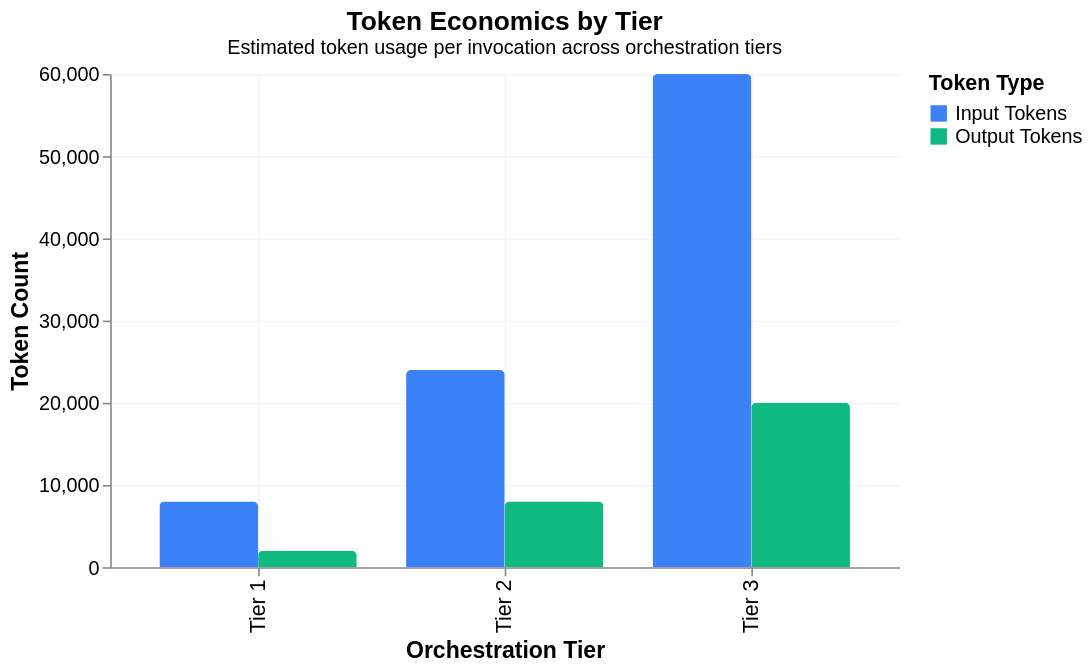

Vega-Lite specification stored for this chart:
### Vega-Lite specification from a JSON file in a GitHub repository (floating-point values rounded to 4 significant figures)
{"$schema": "https://vega.github.io/schema/vega-lite/v5.json", "title": {"text": "Token Economics by Tier", "subtitle": "Estimated token usage per invocation across orchestration tiers", "fontSize": 16, "subtitleFontSize": 12}, "width": 480, "height": 300, "data": {"values": [{"tier": "Tier 1", "tokenType": "Input Tokens", "tokens": 8000}, {"tier": "Tier 1", "tokenType": "Output Tokens", "tokens": 2000}, {"tier": "Tier 2", "tokenType": "Input Tokens", "tokens": 24000}, {"tier": "Tier 2", "tokenType": "Output Tokens", "tokens": 8000}, {"tier": "Tier 3", "tokenType": "Input Tokens", "tokens": 60000}, {"tier": "Tier 3", "tokenType": "Output Tokens", "tokens": 20000}]}, "mark": {"type": "bar", "cornerRadiusTopLeft": 3, "cornerRadiusTopRight": 3}, "encoding": {"x": {"field": "tier", "type": "nominal", "title": "Orchestration Tier", "axis": {"labelFontSize": 13, "titleFontSize": 14}}, "xOffset": {"field": "tokenType", "type": "nominal"}, "y": {"field": "tokens", "type": "quantitative", "title": "Token Count", "axis": {"labelFontSize": 12, "titleFontSize": 14, "format": ",.0f"}}, "color": {"field": "tokenType", "type": "nominal", "title": "Token Type", "scale": {"domain": ["Input Tokens", "Output Tokens"], "range": ["#3B82F6", "#10B981"]}, "legend": {"titleFontSize": 13, "labelFontSize": 12}}, "tooltip": [{"field": "tier", "title": "Tier"}, {"field": "tokenType", "title": "Type"}, {"field": "tokens", "title": "Tokens", "format": ",.0f"}]}, "config": {"view": {"stroke": "transparent"}, "axis": {"grid": true, "gridOpacity": 0.3}}}
